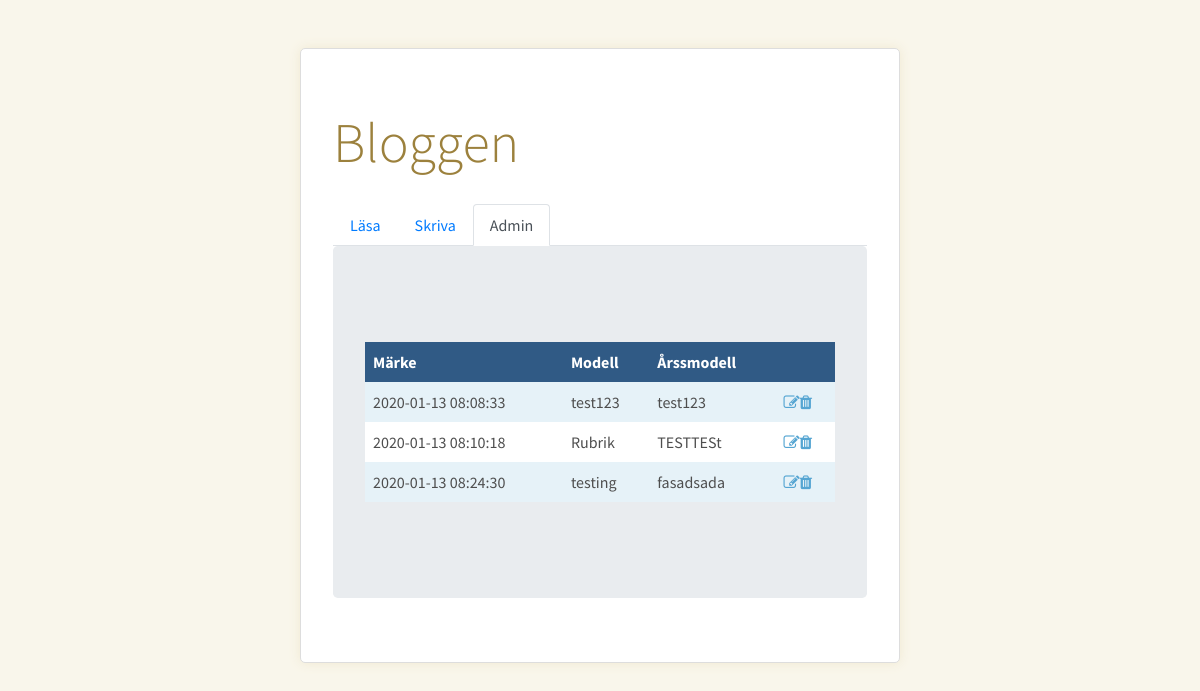
Screenshot of /labb-9/lista.php with the database file from the repository.
### tables this page shows
CREATE TABLE `blogg` (
  `id` int(4) NOT NULL,
  `datum` timestamp NOT NULL DEFAULT CURRENT_TIMESTAMP,
  `inlagg` text NOT NULL,
  `rubrik` varchar(50) NOT NULL
);

### labb-9/lista.php (the view, shortened to what this page needs)
<?php
include_once "./konfig-db.php";
?>
<!DOCTYPE html>
<html lang="sv">
<head>
    <link rel="stylesheet" href="https://stackpath.bootstrapcdn.com/bootstrap/4.3.1/css/bootstrap.min.css">
    <link rel="stylesheet" href="https://cdnjs.cloudflare.com/ajax/libs/font-awesome/4.7.0/css/font-awesome.min.css">
    <link rel="stylesheet" href="style.css">
</head>
<body>
    <div class="kontainer">
        <h1 class="display-4">Bloggen</h1>
        <nav>
            <ul class="nav nav-tabs">
                <li class="nav-item"><a class="nav-link " href="./lasa.php">Läsa</a></li>
                <li class="nav-item"><a class="nav-link" href="./skriva.php">Skriva</a></li>
                <li class="nav-item"><a class="nav-link active" href="./lista.php">Admin</a></li>
            </ul>
        </nav>
        <main>
            <div class="jumbotron">
                <?php
                $conn = new mysqli($host, $användare, $lösenord, $databas);
                $sql = "SELECT * FROM blogg";
                $result = $conn->query($sql);
                echo "<table>";
                echo "<tr><th>Märke</th><th>Modell</th><th>Årssmodell</th><th></th></tr>";
                while ($rad = $result->fetch_assoc()) {
                    echo "<tr>
                        <td>$rad[datum]</td><td>$rad[rubrik]</td><td>$rad[inlagg]</td><td><a href=\"./redigera.php?id=$rad[id]\"><i class=\"fa fa-edit\"></i></a><a href=\"./radera.php?id=$rad[id]\"><i class=\"fa fa-trash\"></i></a></td>
                        </tr>";
                }
                echo "</table>";
                ?>
            </div>
        </main>
    </div>
</body>
</html>

### labb-9/style.css (style rules this page uses)
html { box-sizing: border-box; }
*, *:before, *:after { box-sizing: inherit; }
body, h1, h2, h3, h4, h5, h6, p, ul { margin: 0; padding: 0; }
body { background: #F9F6EB; }
.kontainer { width: 600px; padding: 2em; margin: 3em auto; background: #fff; border-radius: 5px; font-family: 'Source Sans Pro', sans-serif; border: 1px solid #ddd; box-shadow: 0 0 12px #f0e9d1; color: #4e4e4e; }
h1, h2, h3 { color: #9c813d; }
h1, h2, h3, p { margin: 0.5em 0; }
table { width: 100%; border-collapse: collapse; margin: 2em 0; }
th, td { padding: 0.5em; text-align: left; }
th { background: #305A85; color: #FFF; }
tr:nth-child(even) { background: #E6F2F8; }
tr:nth-child(odd) { background: #FFF; }
table .fa { color: #55a5d2; }

### rows the page displays
blogg: datum "2020-01-13 08:08:33", rubrik "test123", inlagg "test123"
blogg: datum "2020-01-13 08:10:18", rubrik "Rubrik", inlagg "TESTTESt"
blogg: datum "2020-01-13 08:24:30", rubrik "testing", inlagg "fasadsada"
